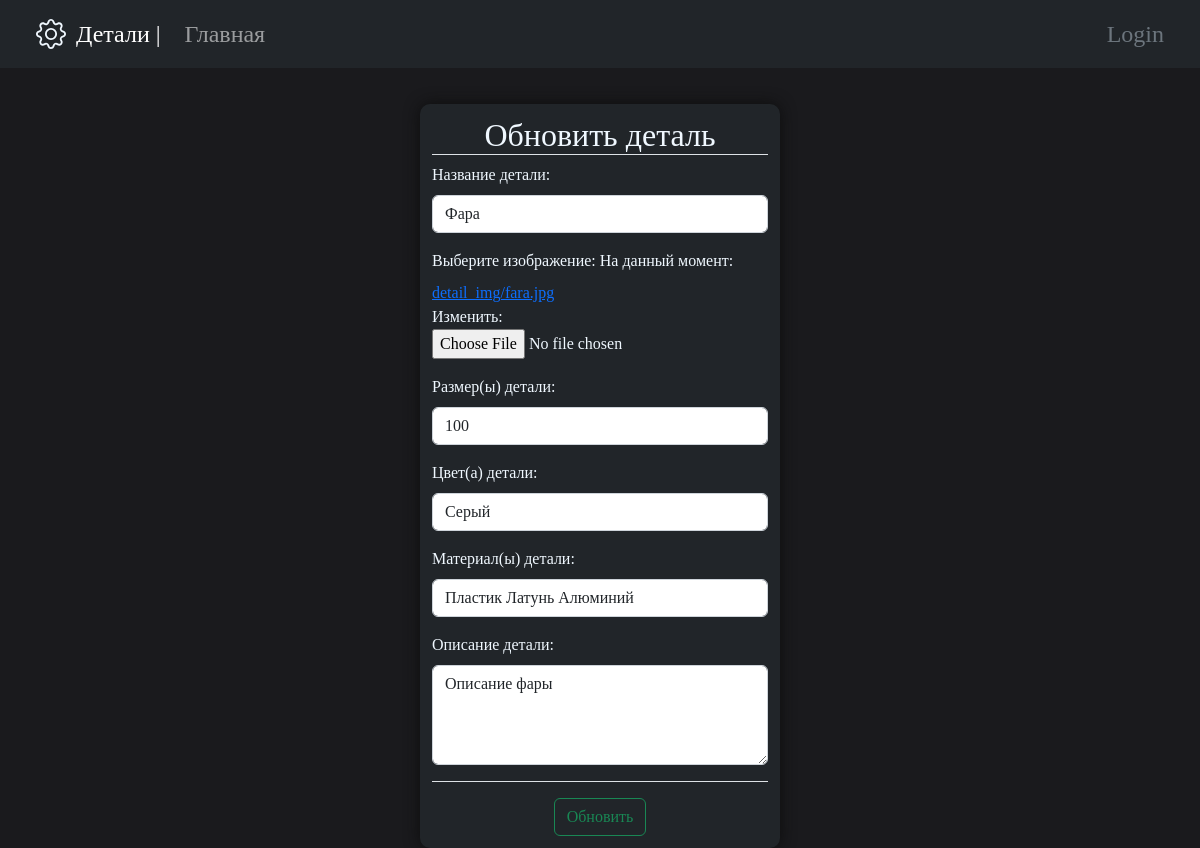
Screenshot of /update_detail/3 with the database file from the repository.
### main/models.py (models this page shows, shortened)
class Detail(models.Model):
    detail_image = models.ImageField('Изображение',upload_to='detail_img/', null=True, blank=True)
    detail_name = models.CharField('Название', max_length=100)
    detail_size = models.CharField('Размер', max_length=100)
    detail_color = models.CharField('Цвет', max_length=100)
    detail_material = models.CharField('Материал', max_length=100)
    detail_description = models.TextField('Описание', max_length=500, default='')
    class Meta:
        verbose_name = 'Деталь'
        verbose_name_plural = 'Детали'

### main/views.py (the view)
# urls.py: path('update_detail/<int:pk>', UpdateDetail.as_view(), name='update_detail'),
class UpdateDetail(UpdateView):
    model = Detail
    form_class = DetailForm
    template_name = 'main/update_detail.html'
    success_url = reverse_lazy("home")

### main/forms.py
class DetailForm(ModelForm):
    detail_name = forms.CharField(
        widget=forms.TextInput(attrs={"class": "form-control", 'placeholder': 'Введите название'}))
    detail_image = forms.ImageField(widget=forms.ClearableFileInput(attrs={'class': 'input-group form-control-file', 'type': 'file'}))
    detail_size = forms.CharField(
        widget=forms.TextInput(attrs={"class": "form-control", 'placeholder': 'Введите размер(ы)'}))
    detail_color = forms.CharField(
        widget=forms.TextInput(attrs={"class": "form-control", 'placeholder': 'Введите цвет(а)'}))
    detail_material = forms.CharField(
        widget=forms.TextInput(attrs={"class": "form-control", 'placeholder': 'Введите материал(ы)'}))
    detail_description = forms.CharField(
        widget=forms.Textarea(
            attrs={"class": "form-control", 'placeholder': 'Введите описание', 'id': 'textareaform'}))
    class Meta:
        model = Detail
        fields = ['detail_name', 'detail_image', 'detail_size', 'detail_color', 'detail_material', 'detail_description']
        enctype = "multipart/form-data"

### main/templates/main/update_detail.html (shortened to what this page needs)
{% extends 'main/layout.html' %}
{% block main_info_bl %}
<div class="form_block">
    <h2 class="border-bottom text-center">Обновить деталь</h2>
    <form method="POST" enctype="multipart/form-data">
        <div class="mb-3">
            <label class="form-label">Название детали: </label>
            {{ form.detail_name }}
        </div>
        <div class="mb-3">
            <label class="form-label">Выберите изображение: </label>
            {{ form.detail_image }}
        </div>
        <div class="mb-3">
            <label class="form-label">Размер(ы) детали: </label>
            {{ form.detail_size }}
        </div>
        <div class="mb-3">
            <label class="form-label">Цвет(а) детали: </label>
            {{ form.detail_color }}
        </div>
        <div class="mb-3">
            <label class="form-label">Материал(ы) детали: </label>
            {{ form.detail_material }}
        </div>
        <div class="mb-3">
            <label class="form-label">Описание детали: </label>
            {{ form.detail_description }}
        </div>
        <div class="text-center border-top">
            <button type="submit" class="btn btn-outline-success mt-3">Обновить</button>
        </div>
    </form>
</div>
{% endblock %}

### main/static/main/css/main.css (style rules this page uses)
* { font-family: consolas; }
body { background: #1a1a1d; color: AliceBlue; }
.form_block { margin: auto; margin-top: 3%; padding:1%; width: 30%; height: auto; background-color: #212529; border-radius: 10px; box-shadow: 0 0 15px #0D0D0D ; }
#textareaform { height: 100px; }

### rows the page displays
Detail: detail_name "Фара", detail_size "100", detail_color "Серый", detail_material "Пластик Латунь Алюминий", detail_description "Описание фары"
